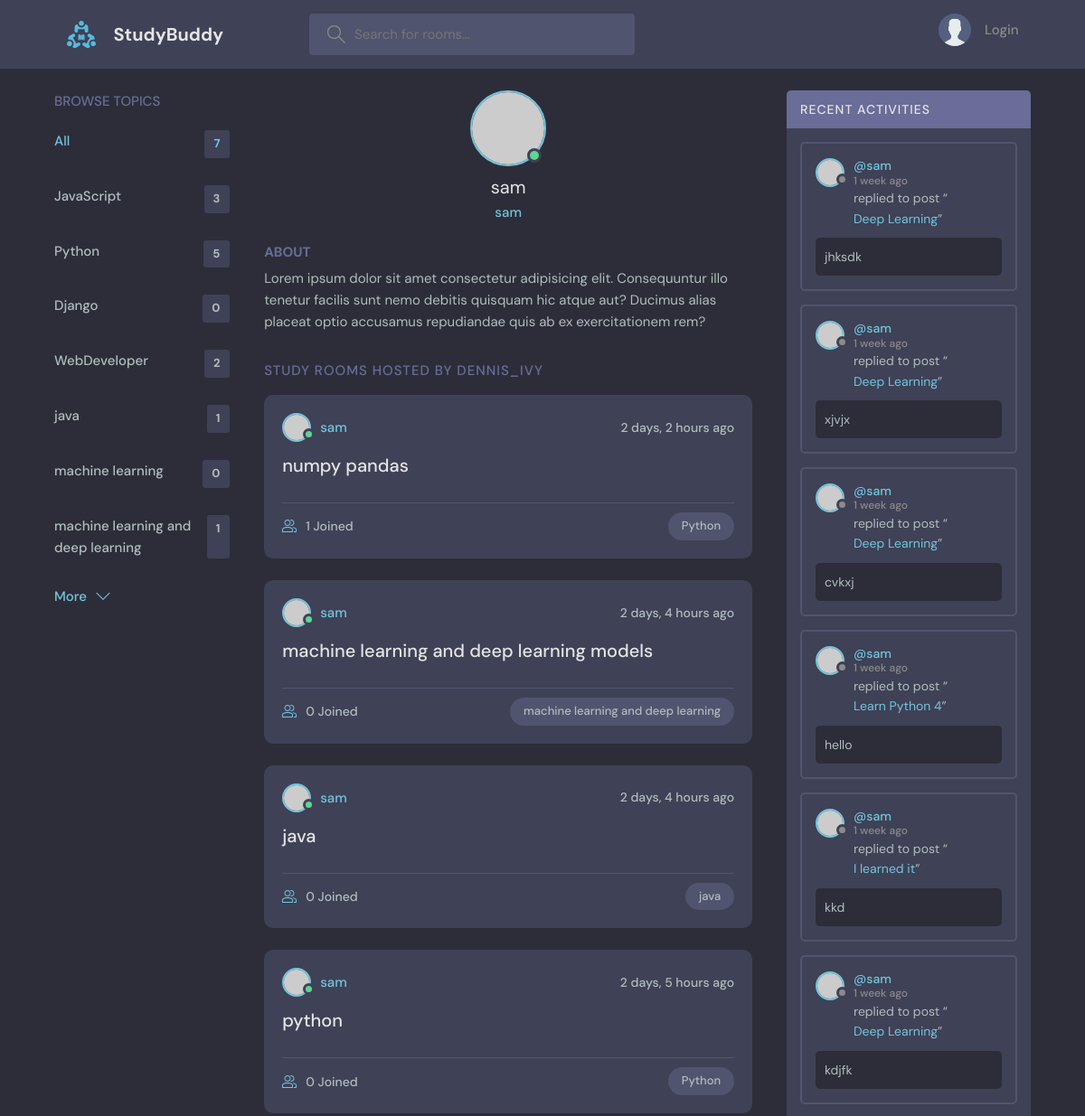
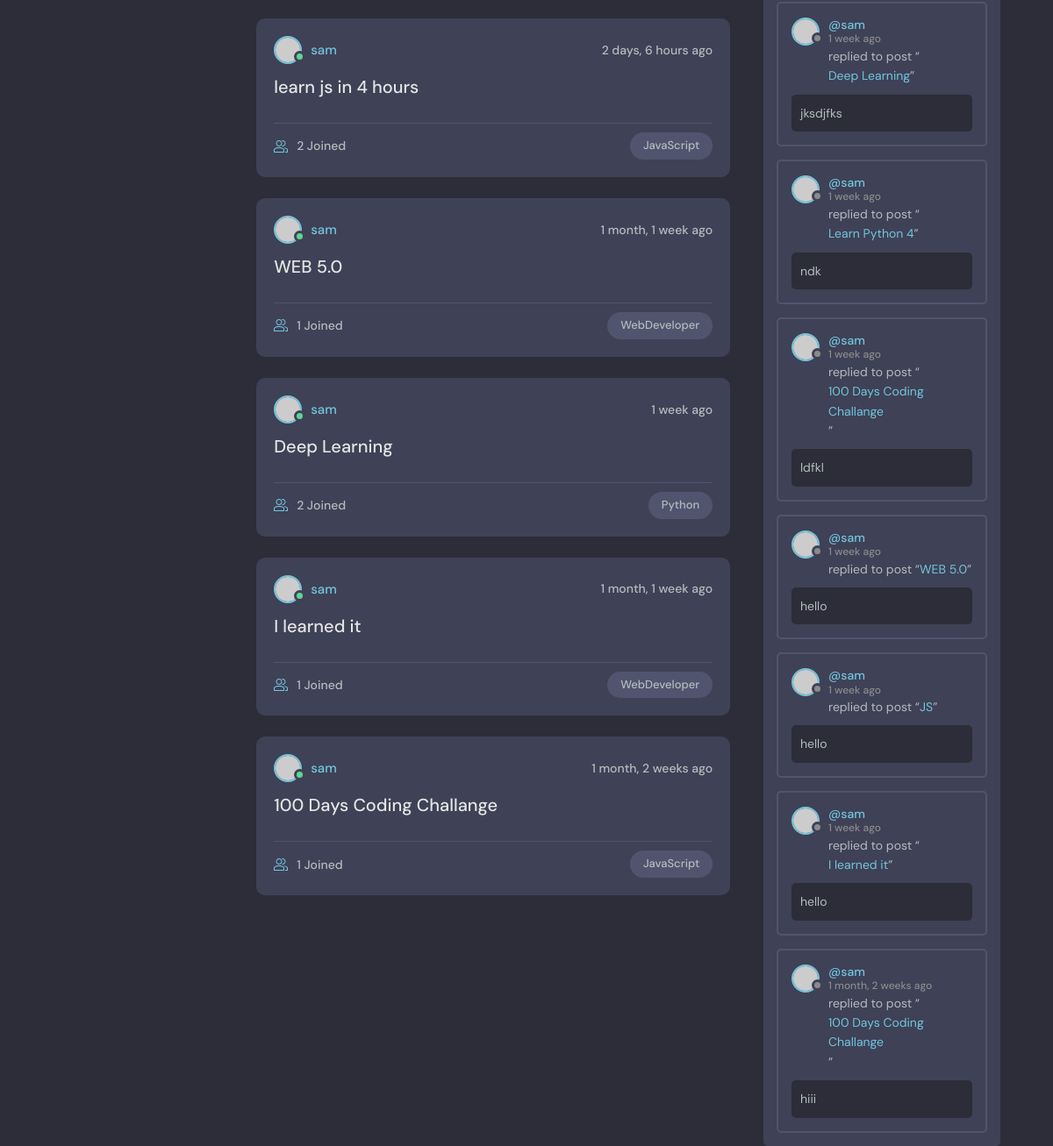
Page /profile/1/ on the committed database (2 pictures, top to bottom).
### base/models.py (models this page shows, shortened)
class Topic(models.Model):
    name =  models.CharField(max_length=200)

class Room(models.Model):
    host = models.ForeignKey(User, on_delete=models.CASCADE,null=True)
    topic = models.ForeignKey(Topic, on_delete=models.SET_NULL, null=True)
    name = models.CharField(max_length=200)
    participants = models.ManyToManyField(User, related_name='participants', blank=True)
    description = models.TextField(null=True, blank=True)
    updated = models.DateTimeField(auto_now=True)
    created = models.DateTimeField(auto_now_add=True)
    class Meta:
        ordering = ['-updated','-created']
    def __str__(self):
        return self.name

class Message(models.Model):
    user = models.ForeignKey(User, on_delete=models.CASCADE)
    room = models.ForeignKey(Room, on_delete=models.CASCADE)
    body = models.TextField()
    updated = models.DateTimeField(auto_now=True)
    created = models.DateTimeField(auto_now_add=True)
    class Meta:
        ordering = ['-updated','-created']
    def __str__(self):
        return self.body[0:50]

### base/views.py (the view)
# urls.py: path('profile/<str:pk>/', views.userProfile, name = 'user-profile'),
def userProfile(request,pk):
    user = User.objects.get(id=pk)
    rooms = user.room_set.all()
    room_messages = user.message_set.all()
    topics = Topic.objects.all()
    context = {'user': user, 'rooms' : rooms, 'room_messages' : room_messages, 'topics' : topics}
    return render(request, 'base/profile.html',context)

### base/templates/base/profile.html (shortened to what this page needs)
{% extends 'main.html' %}
{% block content %}
  <main class="profile-page layout layout--3">
    <div class="container">
      {% include 'base/topics_component.html' %}
      <div class="roomList">
        <div class="profile">
          <div class="profile__avatar">
            <div class="avatar avatar--large active">
              <img src="https://randomuser.me/api/portraits/men/11.jpg" />
            </div>
          </div>
          <div class="profile__info">
            <h3>{{user.username}}</h3>
            <p>{{user.username}}</p>
          </div>
          <div class="profile__about">
            <h3>About</h3>
            <p>
              Lorem ipsum dolor sit amet consectetur adipisicing elit. Consequuntur illo tenetur
              facilis sunt nemo debitis quisquam hic atque aut? Ducimus alias placeat optio
              accusamus repudiandae quis ab ex exercitationem rem?
            </p>
          </div>
        </div>
        <div class="roomList__header">
          <div>
            <h2>Study Rooms Hosted by dennis_ivy</a>
            </h2>
          </div>
        </div>
        {% include 'base/feed_component.html' %}
      </div>
      {% include 'base/activity_components.html' %}
    </div>
  </main>
{% endblock %}

### templates/main.html (shortened to what this page needs)
<!DOCTYPE html>
<html lang="en">
    {% load static %}
  <head>
    <link rel="stylesheet" href="{% static 'styles/style.css'%}" />
  </head>
  <body>
    {% include 'navbar.html' %}
    {% block content %}
    {% endblock %}
  </body>
</html>

### templates/navbar.html (shortened to what this page needs)
{% load static %}
<header class="header header--loggedIn">
      <div class="container">
        <a href="{% url 'home' %}" class="header__logo">
          <img src="{% static 'images/logo.svg' %}" />
          <h1>StudyBuddy</h1>
        </a>
        <form class="header__search" method="GET" action="{% url 'home' %}">
          <label>
            <input name="q" placeholder="Search for rooms..." />
          </label>
        </form>
        <nav class="header__menu">
          {% if request.user.is_authenticated %}
          <div class="header__user">
            <a href="{% url 'user-profile' request.user.id %}" class="header__userInfo">
              <div class="avatar avatar--medium active">
                <img src="https://randomuser.me/api/portraits/men/37.jpg" />
              </div>
              <p>{{request.user.username}}<span>@{{request.user.username}}</span></p>
            </a>
            <button class="dropdown-button">
              <svg version="1.1" xmlns="http://www.w3.org/2000/svg" width="32" height="32" viewBox="0 0 32 32">
                <title>chevron-down</title>
                <path d="M16 21l-13-13h-3l16 16 16-16h-3l-13 13z"></path>
              </svg>
            </button>
          </div>
          {% else %}
          <a href="{% url 'login' %}">
            <img src="{% static 'images/avatar.svg' %}" />
            <p>Login</p>
          </a>
          {% endif %}
        </nav>
      </div>
    </header>

### base/templates/base/topics_component.html
<div class="topics">
          <div class="topics__header">
            <h2>Browse Topics</h2>
          </div>
          <ul class="topics__list">
            <li>
              <a href="{% url 'home'  %}" class="active">All <span>{{topics.count}}</span></a>
            </li>
            {% for topic in topics %}
            <li>
              <a href="{% url 'home' %}?q={{topic.name}}">{{topic.name}}<span>{{topic.room_set.all.count}}</span></a>
            </li>
           {% endfor %}
          </ul>
          <a class="btn btn--link" href="{% url 'topics' %}">
            More
            <svg version="1.1" xmlns="http://www.w3.org/2000/svg" width="32" height="32" viewBox="0 0 32 32">
              <title>chevron-down</title>
              <path d="M16 21l-13-13h-3l16 16 16-16h-3l-13 13z"></path>
            </svg>
          </a>
        </div>

### base/templates/base/feed_component.html (shortened to what this page needs)
{% for room in rooms %}
    <div class="roomListRoom">
            <div class="roomListRoom__header">
              <a href="{% url 'user-profile' room.host.id %}" class="roomListRoom__author">
                <div class="avatar avatar--small active">
                  <img src="https://randomuser.me/api/portraits/men/11.jpg" />
                </div>
                <span>{{room.host.username}}</span>
              </a>
              <div class="roomListRoom__actions">
                <span>{{room.created|timesince}} ago</span>
              </div>
            </div>
            <div class="roomListRoom__content">
              <a href="{% url 'room' room.id %}">{{room.name}}</a>
            </div>
            <div class="roomListRoom__meta">
              <a class="roomListRoom__joined">
                {{room.participants.all.count}} Joined
              </a>
              <p class="roomListRoom__topic">{{room.topic.name}}</p>
            </div>
          </div>
{% endfor %}

### base/templates/base/activity_components.html (shortened to what this page needs)
        <div class="activities">
          <div class="activities__header">
            <h2>Recent Activities</h2>
          </div>
          {% for message in room_messages %}
        <div class="activities__box">
                <div class="activities__boxHeader roomListRoom__header">
              <a href="{% url 'user-profile' message.user.id %}" class="roomListRoom__author">
                <div class="avatar avatar--small">
                  <img src="https://randomuser.me/api/portraits/women/11.jpg" />
                </div>
                <p>
                  @{{message.user}}
                  <span>{{message.created | timesince}} ago</span>
                </p>
              </a>
            </div>
                <div class="activities__boxContent">
                    <p>replied to post “<a href="{% url 'room' message.room.id %}">{{message.room}}</a>”</p>
                    <div class="activities__boxRoomContent">
                {{message}}
                    </div>
                </div>
        </div>
        {% endfor %}

### rows in the picture
Topic: name "JavaScript", room_set.all.count "3"
Topic: name "Python", room_set.all.count "5"
Topic: name "Django", room_set.all.count "0"
Topic: name "WebDeveloper", room_set.all.count "2"
Topic: name "java", room_set.all.count "1"
Topic: name "machine learning", room_set.all.count "0"
Topic: name "machine learning and deep learning", room_set.all.count "1"
Room: host.username "sam", created "2 days, 2 hours", name "numpy pandas", participants.all.count "1", topic.name "Python"
Room: host.username "sam", created "2 days, 4 hours", name "machine learning and deep learning models", participants.all.count "0", topic.name "machine learning and deep learning"
Room: host.username "sam", created "2 days, 4 hours", name "java", participants.all.count "0", topic.name "java"
Room: host.username "sam", created "2 days, 5 hours", name "python", participants.all.count "0", topic.name "Python"
Room: host.username "sam", created "2 days, 6 hours", name "learn js in 4 hours", participants.all.count "2", topic.name "JavaScript"
Room: host.username "sam", created "1 month, 1 week", name "WEB 5.0", participants.all.count "1", topic.name "WebDeveloper"
Room: host.username "sam", created "1 week", name "Deep Learning", participants.all.count "2", topic.name "Python"
Room: host.username "sam", created "1 month, 1 week", name "I learned it", participants.all.count "1", topic.name "WebDeveloper"
Room: host.username "sam", created "1 month, 2 weeks", name "100 Days Coding Challange", participants.all.count "1", topic.name "JavaScript"
Message: user "sam", created "1 week", room "Deep Learning", body "jhksdk"
Message: user "sam", created "1 week", room "Deep Learning", body "xjvjx"
Message: user "sam", created "1 week", room "Deep Learning", body "cvkxj"
Message: user "sam", created "1 week", room "Learn Python 4", body "hello"
Message: user "sam", created "1 week", room "I learned it", body "kkd"
Message: user "sam", created "1 week", room "Deep Learning", body "kdjfk"
Message: user "sam", created "1 week", room "Deep Learning", body "jksdjfks"
Message: user "sam", created "1 week", room "Learn Python 4", body "ndk"
Message: user "sam", created "1 week", room "100 Days Coding Challange", body "ldfkl"
Message: user "sam", created "1 week", room "WEB 5.0", body "hello"
Message: user "sam", created "1 week", room "JS", body "hello"
Message: user "sam", created "1 week", room "I learned it", body "hello"
Message: user "sam", created "1 month, 2 weeks", room "100 Days Coding Challange", body "hiii"

### other values in the picture
{{ topics.count }} "7"
{{ user.username }} "sam"
